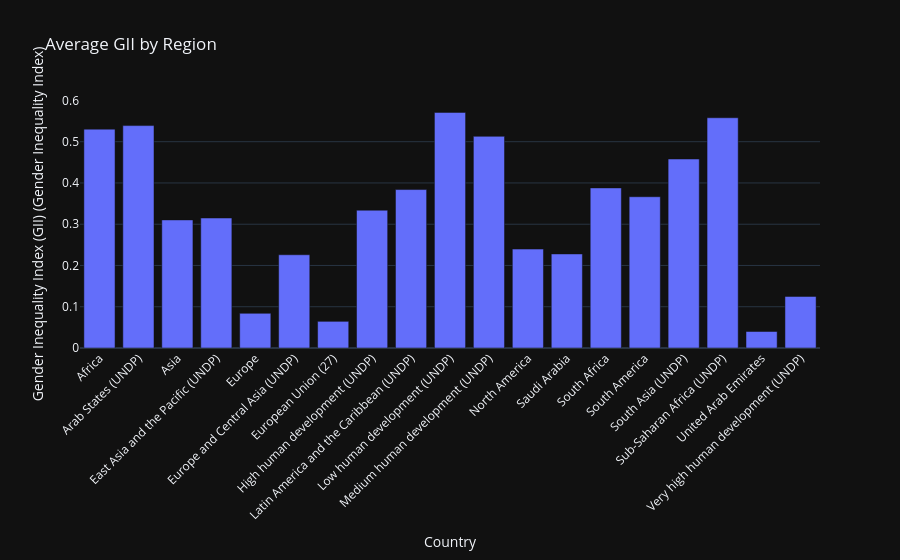

The cell this chart's notebook holds for it:
### Code cell
# EDA: Regional Analysis (if available)
regional_data = df_clean[df_clean['Country'].str.contains('Asia|Europe|Africa|America|Arab|UNDP', case=False, na=False)]
if len(regional_data) > 0:
    fig = px.bar(regional_data.groupby('Country')['Gender Inequality Index (GII) (Gender Inequality Index)'].mean().reset_index(),
                 x='Country', y='Gender Inequality Index (GII) (Gender Inequality Index)',
                 title='Average GII by Region', template='plotly_dark')
    fig.update_layout(xaxis_tickangle=-45)
    fig.write_image('../viz/gii_by_region.png')
fig.show()

### Figure 1 — Plotly figure (JSON) as saved in the notebook; plotly's stock layout.template omitted (floating-point values rounded to 4 significant figures)
{"data": [{"hovertemplate": "Country=%{x}<br>Gender Inequality Index (GII) (Gender Inequality Index)=%{y}<extra></extra>", "legendgroup": "", "marker": {"color": "#636efa", "pattern": {"shape": ""}}, "name": "", "orientation": "v", "showlegend": false, "textposition": "auto", "type": "bar", "x": ["Africa", "Arab States (UNDP)", "Asia", "East Asia and the Pacific (UNDP)", "Europe", "Europe and Central Asia (UNDP)", "European Union (27)", "High human development (UNDP)", "Latin America and the Caribbean (UNDP)", "Low human development (UNDP)", "Medium human development (UNDP)", "North America", "Saudi Arabia", "South Africa", "South America", "South Asia (UNDP)", "Sub-Saharan Africa (UNDP)", "United Arab Emirates", "Very high human development (UNDP)"], "xaxis": "x", "y": [0.5304, 0.539, 0.3104, 0.315, 0.084, 0.226, 0.06462, 0.334, 0.384, 0.571, 0.513, 0.2398, 0.228, 0.388, 0.3667, 0.458, 0.558, 0.04, 0.125], "yaxis": "y"}], "layout": {"barmode": "relative", "legend": {"tracegroupgap": 0}, "title": {"text": "Average GII by Region"}, "xaxis": {"anchor": "y", "domain": [0, 1], "tickangle": -45, "title": {"text": "Country"}}, "yaxis": {"anchor": "x", "domain": [0, 1], "title": {"text": "Gender Inequality Index (GII) (Gender Inequality Index)"}}}}
